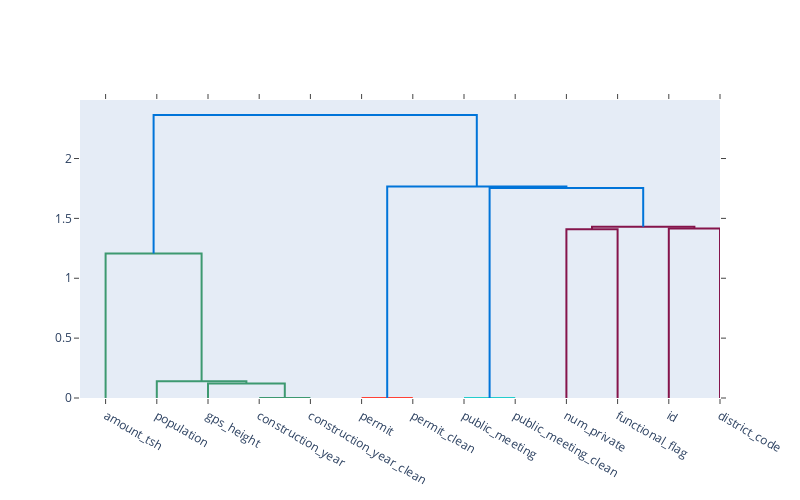

The code cell stored with this chart in its notebook:
### Code cell
#Looking at the relationship between potential features
fig = ff.create_dendrogram(
    df_matrix, color_threshold=1.5, labels=df_matrix.columns)
fig.update_layout(width=800, height=500)
fig.show()

### Figure 1 — Plotly figure (JSON) as saved in the notebook; plotly's stock layout.template omitted (floating-point values rounded to 4 significant figures)
{"data": [{"hoverinfo": "text", "marker": {"color": "rgb(61,153,112)"}, "mode": "lines", "type": "scatter", "x": [35, 35, 45, 45], "xaxis": "x", "y": [0, 3.801e-17, 3.801e-17, 0], "yaxis": "y"}, {"hoverinfo": "text", "marker": {"color": "rgb(61,153,112)"}, "mode": "lines", "type": "scatter", "x": [25, 25, 40, 40], "xaxis": "x", "y": [0, 0.1214, 0.1214, 3.801e-17], "yaxis": "y"}, {"hoverinfo": "text", "marker": {"color": "rgb(61,153,112)"}, "mode": "lines", "type": "scatter", "x": [15, 15, 32.5, 32.5], "xaxis": "x", "y": [0, 0.1404, 0.1404, 0.1214], "yaxis": "y"}, {"hoverinfo": "text", "marker": {"color": "rgb(61,153,112)"}, "mode": "lines", "type": "scatter", "x": [5, 5, 23.75, 23.75], "xaxis": "x", "y": [0, 1.206, 1.206, 0.1404], "yaxis": "y"}, {"hoverinfo": "text", "marker": {"color": "rgb(255,65,54)"}, "mode": "lines", "type": "scatter", "x": [55, 55, 65, 65], "xaxis": "x", "y": [0, 1.963e-17, 1.963e-17, 0], "yaxis": "y"}, {"hoverinfo": "text", "marker": {"color": "rgb(35,205,205)"}, "mode": "lines", "type": "scatter", "x": [75, 75, 85, 85], "xaxis": "x", "y": [0, 1.552e-17, 1.552e-17, 0], "yaxis": "y"}, {"hoverinfo": "text", "marker": {"color": "rgb(133,20,75)"}, "mode": "lines", "type": "scatter", "x": [95, 95, 105, 105], "xaxis": "x", "y": [0, 1.409, 1.409, 0], "yaxis": "y"}, {"hoverinfo": "text", "marker": {"color": "rgb(133,20,75)"}, "mode": "lines", "type": "scatter", "x": [115, 115, 125, 125], "xaxis": "x", "y": [0, 1.415, 1.415, 0], "yaxis": "y"}, {"hoverinfo": "text", "marker": {"color": "rgb(133,20,75)"}, "mode": "lines", "type": "scatter", "x": [100, 100, 120, 120], "xaxis": "x", "y": [1.409, 1.43, 1.43, 1.415], "yaxis": "y"}, {"hoverinfo": "text", "marker": {"color": "rgb(0,116,217)"}, "mode": "lines", "type": "scatter", "x": [80, 80, 110, 110], "xaxis": "x", "y": [1.552e-17, 1.754, 1.754, 1.43], "yaxis": "y"}, {"hoverinfo": "text", "marker": {"color": "rgb(0,116,217)"}, "mode": "lines", "type": "scatter", "x": [60, 60, 95, 95], "xaxis": "x", "y": [1.963e-17, 1.767, 1.767, 1.754], "yaxis": "y"}, {"hoverinfo": "text", "marker": {"color": "rgb(0,116,217)"}, "mode": "lines", "type": "scatter", "x": [14.38, 14.38, 77.5, 77.5], "xaxis": "x", "y": [1.206, 2.364, 2.364, 1.767], "yaxis": "y"}], "layout": {"autosize": false, "height": 500, "hovermode": "closest", "showlegend": false, "width": 800, "xaxis": {"mirror": "allticks", "rangemode": "tozero", "showgrid": false, "showline": true, "showticklabels": true, "tickmode": "array", "ticks": "outside", "ticktext": ["amount_tsh", "population", "gps_height", "construction_year", "construction_year_clean", "permit", "permit_clean", "public_meeting", "public_meeting_clean", "num_private", "functional_flag", "id", "district_code"], "tickvals": [5, 15, 25, 35, 45, 55, 65, 75, 85, 95, 105, 115, 125], "type": "linear", "zeroline": false}, "yaxis": {"mirror": "allticks", "rangemode": "tozero", "showgrid": false, "showline": true, "showticklabels": true, "ticks": "outside", "type": "linear", "zeroline": false}}}
